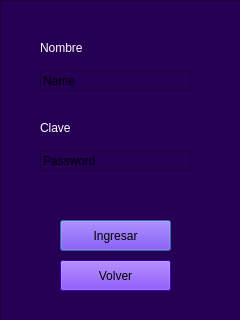
<?xml version="1.0" encoding="UTF-8"?>
<ui version="4.0">
 <class>Dialog</class>
 <widget class="QDialog" name="Dialog">
  <property name="geometry">
   <rect>
    <x>0</x>
    <y>0</y>
    <width>240</width>
    <height>320</height>
   </rect>
  </property>
  <property name="windowTitle">
   <string>Dialog</string>
  </property>
  <widget class="QFrame" name="frame">
   <property name="geometry">
    <rect>
     <x>0</x>
     <y>0</y>
     <width>241</width>
     <height>321</height>
    </rect>
   </property>
   <property name="styleSheet">
    <string notr="true">background-color: rgba(26, 20, 100, 209);
background-color: rgb(45, 0, 125);
background-color: rgb(37, 0, 85);</string>
   </property>
   <property name="frameShape">
    <enum>QFrame::StyledPanel</enum>
   </property>
   <property name="frameShadow">
    <enum>QFrame::Raised</enum>
   </property>
   <widget class="QPushButton" name="pushButton_3">
    <property name="geometry">
     <rect>
      <x>60</x>
      <y>220</y>
      <width>111</width>
      <height>31</height>
     </rect>
    </property>
    <property name="toolTip">
     <string>&lt;!DOCTYPE HTML PUBLIC &quot;-//W3C//DTD HTML 4.0//EN&quot; &quot;http://www.w3.org/TR/REC-html40/strict.dtd&quot;&gt;
&lt;html&gt;&lt;head&gt;&lt;meta name=&quot;qrichtext&quot; content=&quot;1&quot; /&gt;&lt;style type=&quot;text/css&quot;&gt;
p, li { white-space: pre-wrap; }
&lt;/style&gt;&lt;/head&gt;&lt;body style=&quot; font-family:'.SF NS Text'; font-size:13pt; font-weight:400; font-style:normal;&quot;&gt;
&lt;p style=&quot; margin-top:0px; margin-bottom:0px; margin-left:0px; margin-right:0px; -qt-block-indent:0; text-indent:0px;&quot;&gt;&lt;span style=&quot; color:#ffffff;&quot;&gt;push button&lt;/span&gt;&lt;/p&gt;&lt;/body&gt;&lt;/html&gt;</string>
    </property>
    <property name="styleSheet">
     <string notr="true">background-color: rgb(85, 0, 254);
font: 13pt &quot;.SF NS Text&quot;;</string>
    </property>
    <property name="text">
     <string>Ingresar</string>
    </property>
   </widget>
   <widget class="QPushButton" name="pushButton_4">
    <property name="geometry">
     <rect>
      <x>60</x>
      <y>260</y>
      <width>111</width>
      <height>31</height>
     </rect>
    </property>
    <property name="styleSheet">
     <string notr="true">background-color: rgb(85, 0, 254);
font: 13pt &quot;.SF NS Text&quot;;</string>
    </property>
    <property name="text">
     <string>Volver</string>
    </property>
   </widget>
   <widget class="QLabel" name="label">
    <property name="geometry">
     <rect>
      <x>40</x>
      <y>40</y>
      <width>60</width>
      <height>16</height>
     </rect>
    </property>
    <property name="text">
     <string>&lt;html&gt;&lt;head/&gt;&lt;body&gt;&lt;p&gt;&lt;span style=&quot; color:#ffffff;&quot;&gt;Nombre&lt;/span&gt;&lt;/p&gt;&lt;/body&gt;&lt;/html&gt;</string>
    </property>
    <property name="textFormat">
     <enum>Qt::RichText</enum>
    </property>
   </widget>
   <widget class="QLabel" name="label_2">
    <property name="geometry">
     <rect>
      <x>40</x>
      <y>120</y>
      <width>60</width>
      <height>16</height>
     </rect>
    </property>
    <property name="text">
     <string>&lt;html&gt;&lt;head/&gt;&lt;body&gt;&lt;p&gt;&lt;span style=&quot; color:#ffffff;&quot;&gt;Clave&lt;/span&gt;&lt;/p&gt;&lt;/body&gt;&lt;/html&gt;</string>
    </property>
    <property name="textFormat">
     <enum>Qt::RichText</enum>
    </property>
   </widget>
   <widget class="QLineEdit" name="name">
    <property name="geometry">
     <rect>
      <x>40</x>
      <y>70</y>
      <width>151</width>
      <height>21</height>
     </rect>
    </property>
    <property name="text">
     <string>Name</string>
    </property>
   </widget>
   <widget class="QLineEdit" name="password">
    <property name="geometry">
     <rect>
      <x>40</x>
      <y>150</y>
      <width>151</width>
      <height>21</height>
     </rect>
    </property>
    <property name="text">
     <string>Password</string>
    </property>
   </widget>
   <widget class="QLabel" name="label_3">
    <property name="geometry">
     <rect>
      <x>40</x>
      <y>190</y>
      <width>151</width>
      <height>16</height>
     </rect>
    </property>
    <property name="text">
     <string>&lt;html&gt;&lt;head/&gt;&lt;body&gt;&lt;p&gt;&lt;br/&gt;&lt;/p&gt;&lt;/body&gt;&lt;/html&gt;</string>
    </property>
   </widget>
  </widget>
 </widget>
 <resources/>
 <connections/>
</ui>
